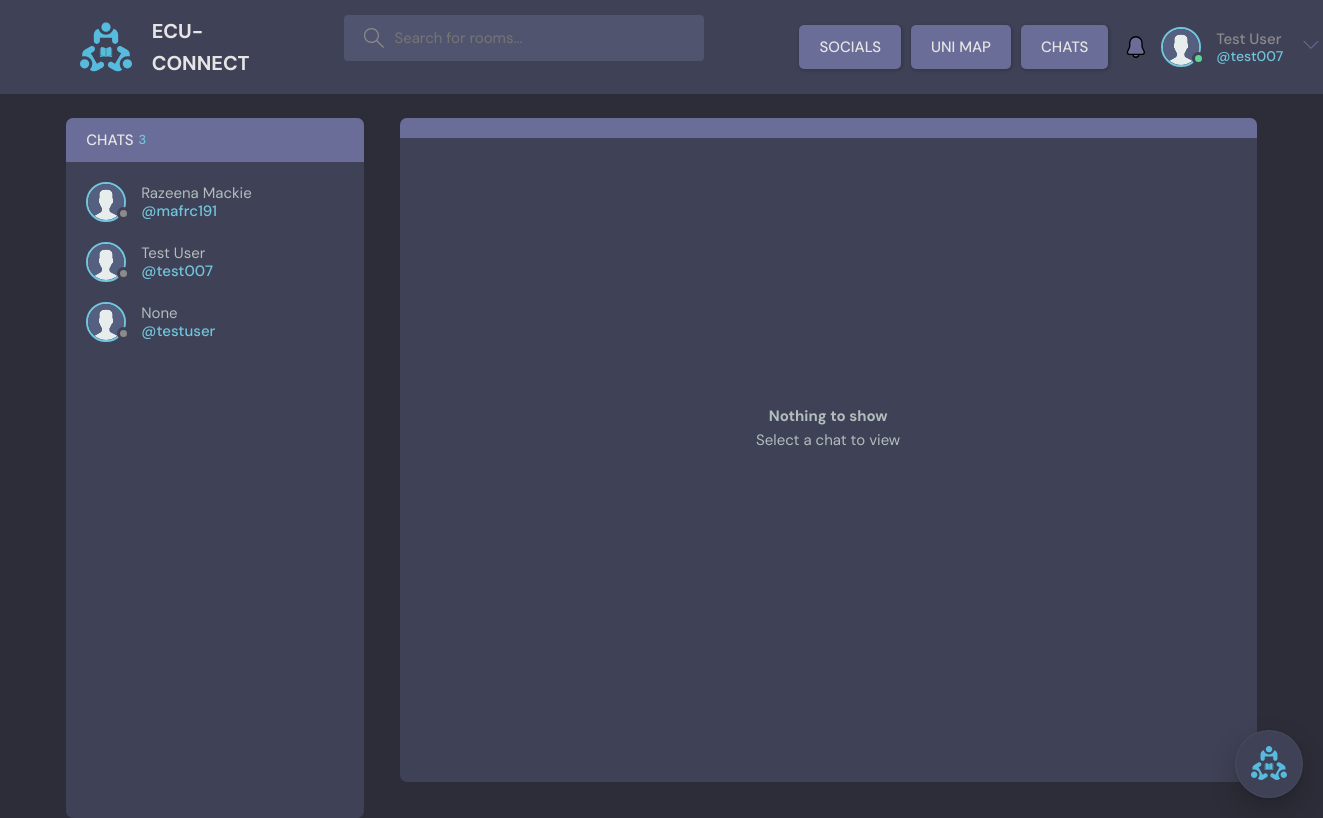
Screenshot of /chats (signed in) with the database file from the repository.
### base/models.py (models this page shows)
class User(AbstractUser):
    username = models.CharField(max_length=150, unique=True, null=True)
    name = models.CharField(max_length=200, null=True)
    email = models.EmailField(unique=True, null=True)
    bio = models.TextField(null=True)
    avatar = models.ImageField(null=True, default="avatar.svg")
    USERNAME_FIELD = 'email'
    REQUIRED_FIELDS = ['username']
    notifications = models.ManyToManyField(Notification, related_name='notifications', blank=True)

class Chat(models.Model):
    sender = models.ForeignKey(User, related_name='sender', on_delete=models.CASCADE)
    receiver = models.ForeignKey(User, related_name='receiver', on_delete=models.CASCADE)
    updated = models.DateTimeField(auto_now= True)
    created = models.DateTimeField(auto_now_add= True)
    class Meta:
       ordering = ['-updated', '-created']

### base/views.py (the view)
# urls.py: path('chats', views.allChats, name="chats"),
@login_required(login_url='login')
def allChats(request):
    chats = Chat.objects.filter(Q(sender=request.user) | Q(receiver=request.user)).order_by('-created')
    context = {'chats': chats, 'chatCount': chats.count()}
    return render(request, 'base/chats.html', context)

### base/templates/base/chats.html (shortened to what this page needs)
{% extends 'main.html' %} {% block content %}
<main class="profile-page layout layout--2">
  <div class="container">
    <div class="participants chats">
      <h3 class="participants__top">Chats <span>{{ chatCount }}</span></h3>
      <div class="participants__list scroll">
        {% for chat in chats %}
    {% if request.user == chat.sender %}
        <a href="{% url 'chats' chat.id %}" class="participant">
          <div class="avatar avatar--medium">
            <img src="{{ chat.receiver.avatar.url }}" />
          </div>
          <p>
            {{ chat.receiver.name }}
            <span>@{{ chat.receiver.username }}</span>
          </p>
        </a>
    {% endif %}
{% endfor %}
      </div>
    </div>
    {% if chat %}
    <div class="room messages">
      <div class="room__top">
        <div class="room__topLeft">
          <h3>{{chat.receiver.name}}</h3>
        </div>
      </div>
      <div class="room__box scroll">
        <div class="room__conversation message-room">
          <div class="threads message-conversation scroll">
            {% for chatMessage in chatMessages %}
            <div class="thread">
              <div class="thread__top">
                <div class="thread__author">
                  <a
                    href="{% url 'user_profile' chatMessage.user.id %}"
                    class="thread__authorInfo"
                  >
                    <div class="avatar avatar--small">
                      <img src="{{chatMessage.user.avatar.url}}" />
                    </div>
                    {% if request.user == chatMessage.user %} You {% else %}
                    {{chatMessage.user.name}} {% endif %}
                  </a>
                  <span class="thread__date"
                    >{{chatMessage.created|timesince}} ago</span
                  >
                </div>
                {% if request.user == chatMessage.user %}
                <a href="{% url 'delete_message' chatMessage.id %}">
                  <div class="thread__delete">
                    <svg
                      version="1.1"
                      xmlns="http://www.w3.org/2000/svg"
                      width="32"
                      height="32"
                      viewBox="0 0 32 32"
                    >
                      <title>remove</title>
                      <path
                        d="M27.314 6.019l-1.333-1.333-9.98 9.981-9.981-9.981-1.333 1.333 9.981 9.981-9.981 9.98 1.333 1.333 9.981-9.98 9.98 9.98 1.333-1.333-9.98-9.98 9.98-9.981z"
                      ></path>
                    </svg>
                  </div>
                </a>
                {% endif %}
              </div>
              <div class="thread__details">{{chatMessage.body}}</div>
            </div>
            {% endfor %}
          </div>
        </div>
      </div>
      <div class="room__message">
        <form action="" method="POST">
          {% csrf_token %}
          <input
            required
            autofocus
            name="body"
            placeholder="Write your message here..."
          />
        </form>
      </div>
    </div>
    {% else %}
    <div class="room messages">
      <div class="room__top">
      </div>
      <div class="room__box scroll">
        <div class="room__conversation message-room empty-message">
          <h3>Nothing to show</h3>
          <p>Select a chat to view</p>
        </div>
      </div>
    </div>
    {% endif %}
  </div>
</main>
{% endblock content %}

### templates/navbar.html (shortened to what this page needs)
{% load static %}
<header class="header header--loggedIn">
  <div class="container">
    <a href="{% url 'home' %}" class="header__logo">
      <img src="{% static 'images/logo.svg' %}" />
      <h1>ECU-CONNECT</h1>
    </a>
    <form class="header__search" method="GET" action="{% url 'home' %}">
      <label>
        <input name="q" placeholder="Search for rooms..." />
      </label>
    </form>
    <nav class="header__menu">
      <a href="{% url 'social_page' %}" class="btn btn--dark">SOCIALS</a>
      <a href="{% url 'uni_map' %}" class="btn btn--dark no-wrap">UNI MAP</a>
      {% if request.user.is_authenticated %}
      <a href="{% url 'chats' %}" class="btn btn--dark">CHATS</a>
      <button class="dropdown-button-notification">
      </button>
      <div class="header__user">
        <a href="{%url 'user_profile' user.id %}">
          <div class="avatar avatar--medium active">
            <img src="{{request.user.avatar.url}}" />
          </div>
          <p>{{request.user.name}}<span>@{{request.user.username}}</span></p>
        </a>
        <button class="dropdown-button">
          <svg
            version="1.1"
            xmlns="http://www.w3.org/2000/svg"
            width="32"
            height="32"
            viewBox="0 0 32 32"
          >
            <title>chevron-down</title>
            <path d="M16 21l-13-13h-3l16 16 16-16h-3l-13 13z"></path>
          </svg>
        </button>
      </div>
      {% else %}
      <a href="{% url 'login' %}">
        <img src="{% static 'images/avatar.svg' %}" />
        <p>Login</p>
      </a>
      {% endif %}
    </nav>
  </div>
</header>

### rows the page displays
User: user.avatar (placeholder picture), user.name "Test User", user.username "test007"
Chat: receiver.avatar (placeholder picture), receiver.name "Razeena Mackie", receiver.username "mafrc191"
Chat: receiver.avatar (placeholder picture), receiver.name "Test User", receiver.username "test007"
Chat: receiver.avatar (placeholder picture), receiver.name "None", receiver.username "testuser"

### other values shown
{{ chatCount }} "3"
